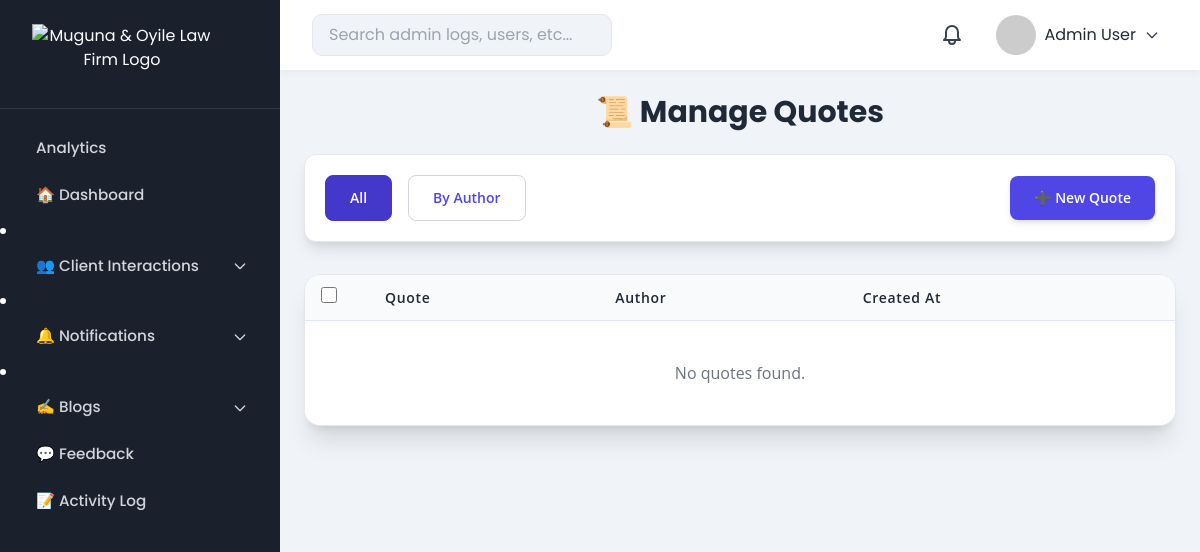
Page /manage-quotes/ on the earlier database version.
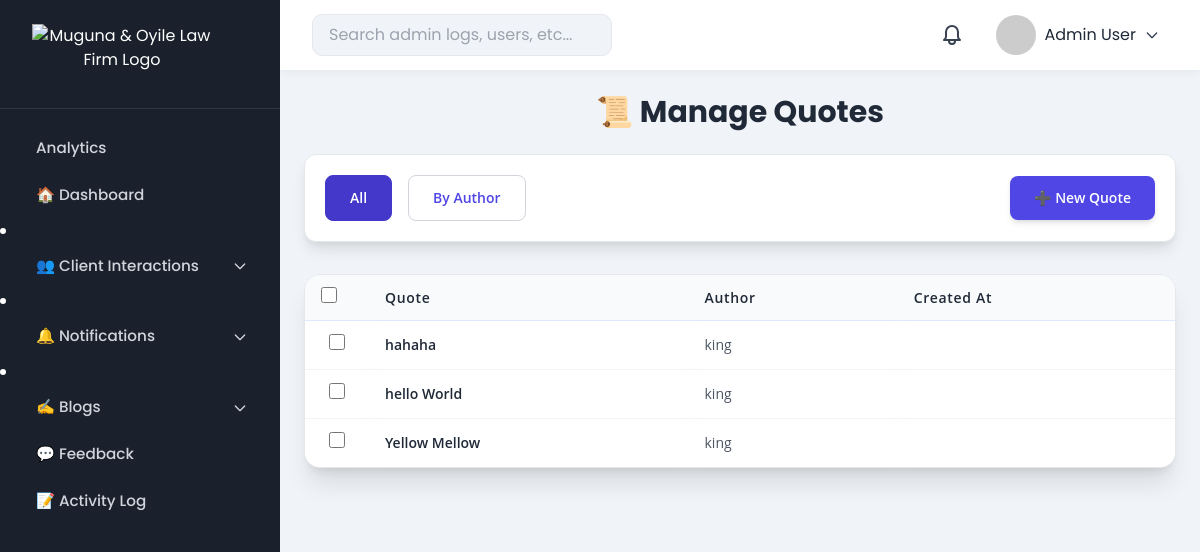
Same page on the later database version.
### advocates/models.py (models this page shows, shortened)
class Quote(models.Model):
    text = models.TextField()
    author = models.CharField(max_length=100)

### advocates/admin_views.py (the view)
# urls.py: path('manage-quotes/', admin_views.manage_quotes, name='manage_quotes'),
def manage_quotes(request):
    selected_sort = request.GET.get('sort', 'all')
    quotes = Quote.objects.all()
    if selected_sort == 'author':
        quotes = quotes.order_by('author')
    context = {
        'quotes': quotes,
        'selected_sort': selected_sort,
    }
    return render(request, 'admin_dashboard/manage_quotes.html', context)

### advocates/context_processors.py (called while the page is built, shortened)
def admin_context(request):
    return {}

### advocates/templates/admin_dashboard/manage_quotes.html (shortened to what this page needs)
{% extends "admin_dashboard/base_admin.html" %}
{% load static %}
{% block dashboard_content %}
<div class="p-4 sm:p-6 max-w-7xl mx-auto">
    <h1 class="text-2xl sm:text-3xl font-bold mb-6 text-gray-800 font-header text-center" style="font-family: 'Poppins', serif;">📜 Manage Quotes</h1>
    <div class="flex flex-wrap items-center gap-4 mb-8 bg-white p-5 rounded-xl shadow-lg border border-gray-200">
        <div class="flex flex-wrap justify-center gap-4">
            <a href="?sort=all"
               class="px-6 py-3 rounded-lg border font-semibold transition duration-300 text-sm hover:shadow-md
               {% if selected_sort == 'all' %}bg-indigo-700 text-white border-indigo-700{% else %}border-gray-300 text-indigo-600 hover:bg-indigo-50{% endif %} font-content"
               style="font-family: 'Open Sans', sans-serif;">
                All
            </a>
            <a href="?sort=author"
               class="px-6 py-3 rounded-lg border font-semibold transition duration-300 text-sm hover:shadow-md
               {% if selected_sort == 'author' %}bg-indigo-700 text-white border-indigo-700{% else %}border-gray-300 text-indigo-600 hover:bg-indigo-50{% endif %} font-content"
               style="font-family: 'Open Sans', sans-serif;">
                By Author
            </a>
        </div>
        <a href="{% url 'quote_create' %}"
           class="ml-auto px-6 py-3 bg-indigo-600 text-white rounded-lg hover:bg-indigo-700 transition duration-300 shadow-md font-semibold text-sm font-content"
           style="font-family: 'Open Sans', sans-serif;">
            ➕ New Quote
        </a>
    </div>
    <div class="overflow-x-auto border border-gray-200 rounded-2xl shadow-2xl bg-white">
        <table class="min-w-[800px] w-full table-auto border-collapse">
            <thead class="bg-indigo-50 top-0 z-10 border-b border-indigo-100">
                <tr>
                    <th class="px-4 py-3 text-left font-semibold text-gray-800 tracking-wider text-sm font-content w-12 sm:w-16">
                        <input type="checkbox" id="selectAllHeader" class="h-4 w-4 text-indigo-600 border-gray-300 rounded focus:ring-indigo-500">
                    </th>
                    <th class="px-4 py-3 text-left font-semibold text-gray-800 tracking-wider text-sm font-content">Quote</th>
                    <th class="px-4 py-3 text-left font-semibold text-gray-800 tracking-wider text-sm font-content">Author</th>
                    <th class="px-4 py-3 text-left font-semibold text-gray-800 tracking-wider text-sm font-content">Created At</th>
                </tr>
            </thead>
            <tbody class="divide-y divide-gray-100">
                {% for quote in quotes %}
                <tr class="quote-row hover:bg-indigo-50/30 transition-colors duration-150 cursor-pointer"
                    data-quote-id="{{ quote.id }}"
                    data-text="{{ quote.text|truncatewords:50 }}"
                    data-author="{{ quote.author }}"
                    data-created-at="{{ quote.created_at|date:'d M Y' }}">
                    <td class="px-4 py-3 text-center">
                        <input type="checkbox" class="h-4 w-4 text-indigo-600 border-gray-300 rounded focus:ring-indigo-500 quote-checkbox">
                    </td>
                    <td class="px-4 py-3 text-sm font-semibold text-gray-800 font-content" style="font-family: 'Open Sans', sans-serif;">{{ quote.text|truncatewords:20 }}</td>
                    <td class="px-4 py-3 text-sm text-gray-600 font-content" style="font-family: 'Open Sans', sans-serif;">{{ quote.author }}</td>
                    <td class="px-4 py-3 text-sm text-gray-500 font-content" style="font-family: 'Open Sans', sans-serif;">{{ quote.created_at|date:"d M Y" }}</td>
                </tr>
                {% empty %}
                <tr>
                    <td colspan="4" class="px-4 py-10 text-center text-gray-500 font-content" style="font-family: 'Open Sans', sans-serif;">
                        No quotes found.
                    </td>
                </tr>
                {% endfor %}
            </tbody>
        </table>
    </div>
</div>
{% endblock %}

Differences in the rows shown:
added Quote: text "hahaha", author "king"
added Quote: text "hello World", author "king"
added Quote: text "Yellow Mellow", author "king"
Other differences:
text no longer shown: "No quotes found."
